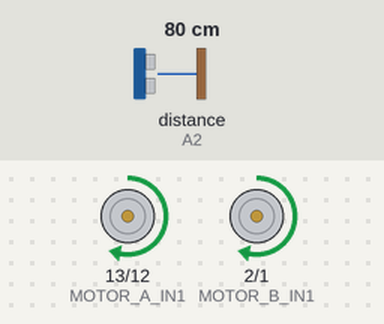
A sketch run on a simulated Arduino Uno, built with avr-gcc and run on an emulated ATmega328P. Shown: motor-driver pin pairs drawn as motors (green arrow = first pin HIGH = forward, orange = second pin HIGH = backward, longer = more drive, scaled by the enable pin). Wiring (inferred from the names in the program): ultrasonic range finder: trigger A3; echo A2. The inputs (shaded band) are chosen by the test bench; at power-on: distance to the obstacle (sensor on A2) 80 cm. The echo pulse lasts 58.3 µs per cm.

Above: at 3.2 s.
3.3 s: distance to the obstacle (sensor on A2) set to 34 cm
4.8 s: distance to the obstacle (sensor on A2) set to 27 cm
At 5.6 s:
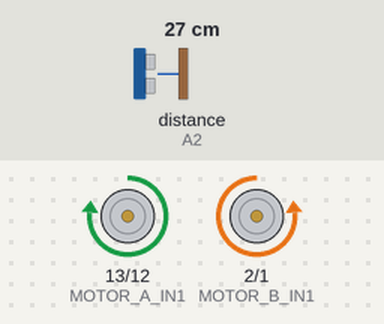
7.8 s: distance to the obstacle (sensor on A2) set to 35 cm
10.1 s: distance to the obstacle (sensor on A2) set to 2 cm
At 11.35 s:
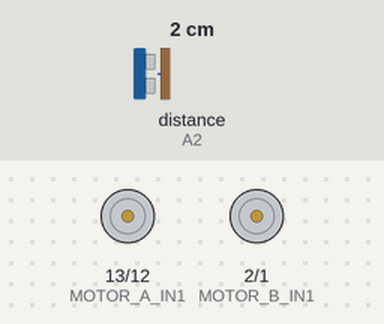
Timing chart, 0 to 14.1 s (numbered marks = the images above; inputs shaded):
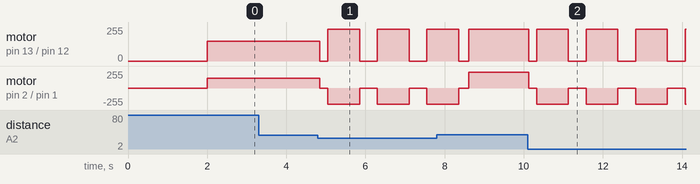

Measured:
- the behaviour switches between 31 and 30 cm on distance to the obstacle (sensor on A2) (found by bisection; images 0 and 1)
- after the input at 3.3 s, every drawn part: stays the same
- after the input at 4.8 s, motor on pin 13 (MOTOR_A_IN1) / pin 12 (MOTOR_A_IN2): forward 150/255 → stopped after 0.05 s, then repeats every 1.3 s: forward 240/255 0.80 s, stopped 0.45 s; motor on pin 2 (MOTOR_B_IN1) / pin 1 (MOTOR_B_IN2): forward 150/255 → stopped after 0.05 s, then repeats every 1.3 s: backward 240/255 0.80 s, stopped 0.45 s
- after the input at 10.1 s, motor on pin 13 (MOTOR_A_IN1) / pin 12 (MOTOR_A_IN2): forward 240/255 → stopped at once, then repeats every 1.3 s: forward 240/255 0.80 s, stopped 0.45 s; motor on pin 2 (MOTOR_B_IN1) / pin 1 (MOTOR_B_IN2): forward 240/255 → stopped at once, then repeats every 1.3 s: backward 240/255 0.80 s, stopped 0.45 s

The sketch:

week3task3.ino
```cpp
#include <Wire.h>
#include <LiquidCrystal.h>

// --- MOTOR PINS ---
#define MOTOR_A_EN 11
#define MOTOR_A_IN1 13
#define MOTOR_A_IN2 12

#define MOTOR_B_EN 3
#define MOTOR_B_IN1 2
#define MOTOR_B_IN2 1   // WARNING: Unplug Pin 1 to upload code

// --- SENSOR PINS ---
#define TRIG_PIN A3
#define ECHO_PIN A2

// --- SETTINGS ---
#define OBSTACLE_DISTANCE 30 // Increased detection range slightly (cm)
#define CRUISE_SPEED 150     // Speed when moving forward (0-255)
#define TURN_SPEED 240       // Faster speed for "Exaggerated" turning (0-255)
#define TURN_TIME 800        // How long to rotate in milliseconds (higher = longer turn)

void setup() {
  // Motor Pins
  pinMode(MOTOR_A_EN, OUTPUT); pinMode(MOTOR_A_IN1, OUTPUT); pinMode(MOTOR_A_IN2, OUTPUT);
  pinMode(MOTOR_B_EN, OUTPUT); pinMode(MOTOR_B_IN1, OUTPUT); pinMode(MOTOR_B_IN2, OUTPUT);

  // Sensor Pins
  pinMode(TRIG_PIN, OUTPUT);
  pinMode(ECHO_PIN, INPUT);

  delay(2000);
}

void loop() {
  int distance = getDistance();

  // --- LOGIC ---
  if (distance > 0 && distance < OBSTACLE_DISTANCE) {
    // 1. Stop briefly to register the obstacle
    stopRobot();
    delay(200);

    // 2. Perform EXAGGERATED Turn
    // This function now runs for a specific time (TURN_TIME)
    rotateRobot();
    delay(TURN_TIME); // Force the robot to keep turning for this long

    // 3. Stop briefly to stabilize before checking again
    stopRobot();
    delay(200);
  }
  else {
    moveForward();
  }

  delay(50);
}

// --- HELPER FUNCTIONS ---

int getDistance() {
  digitalWrite(TRIG_PIN, LOW);
  delayMicroseconds(2);
  digitalWrite(TRIG_PIN, HIGH);
  delayMicroseconds(10);
  digitalWrite(TRIG_PIN, LOW);
  long duration = pulseIn(ECHO_PIN, HIGH);
  return duration * 0.034 / 2;
}

void moveForward() {
  digitalWrite(MOTOR_A_IN1, HIGH);
  digitalWrite(MOTOR_A_IN2, LOW);
  analogWrite(MOTOR_A_EN, CRUISE_SPEED); // Use normal cruise speed

  digitalWrite(MOTOR_B_IN1, HIGH);
  digitalWrite(MOTOR_B_IN2, LOW);
  analogWrite(MOTOR_B_EN, CRUISE_SPEED); // Use normal cruise speed
}

void rotateRobot() {
  // Tank Turn (Motors spin in opposite directions)

  // Motor A Forward
  digitalWrite(MOTOR_A_IN1, HIGH);
  digitalWrite(MOTOR_A_IN2, LOW);
  analogWrite(MOTOR_A_EN, TURN_SPEED); // Use FASTER turn speed

  // Motor B Backward
  digitalWrite(MOTOR_B_IN1, LOW);
  digitalWrite(MOTOR_B_IN2, HIGH);
  analogWrite(MOTOR_B_EN, TURN_SPEED); // Use FASTER turn speed
}

void stopRobot() {
  analogWrite(MOTOR_A_EN, 0);
  analogWrite(MOTOR_B_EN, 0);
}
```
